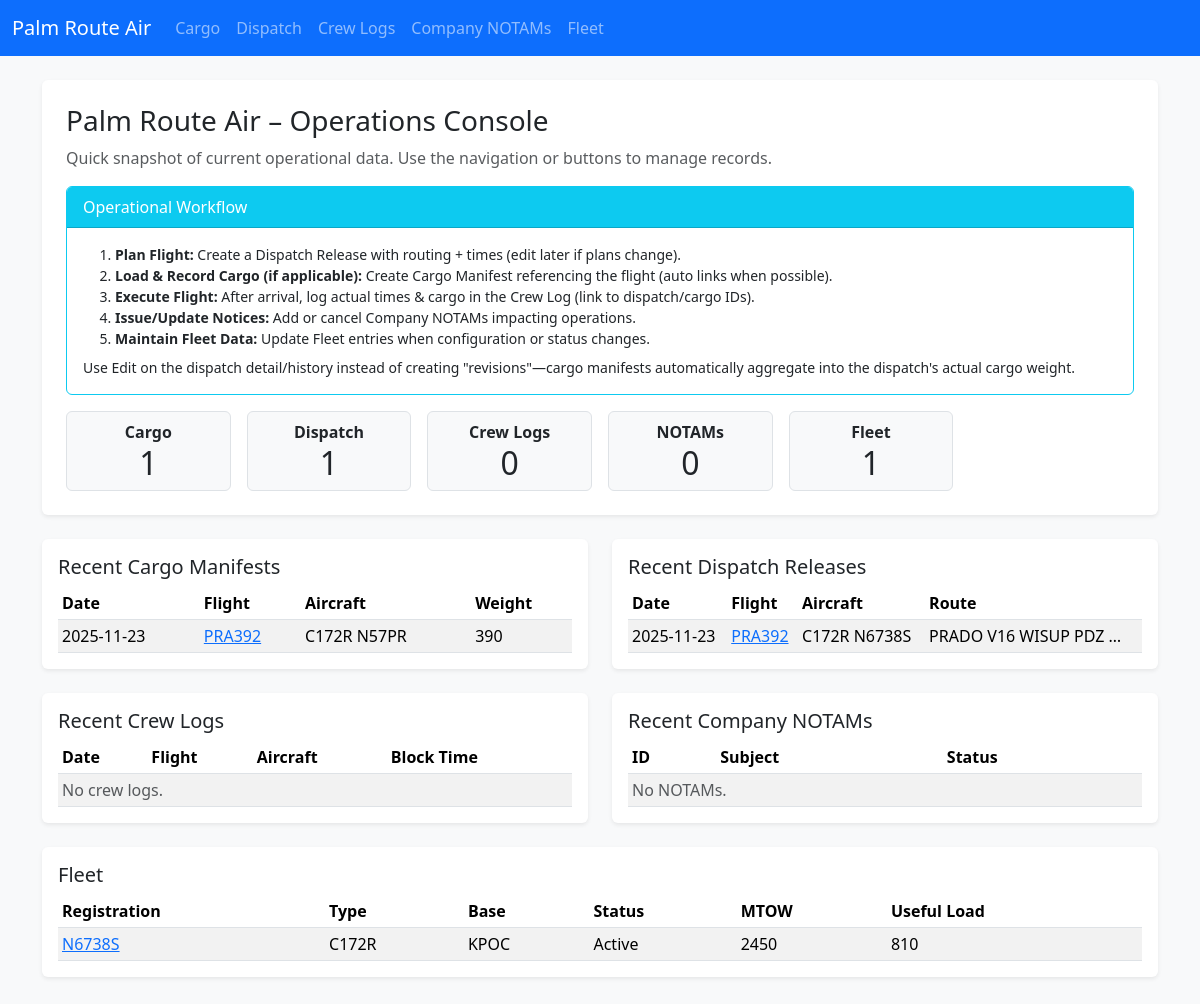
The page / on the database its author committed.
### app.py (models this page shows)
class CargoManifest(db.Model):
    id = db.Column(db.Integer, primary_key=True)
    date = db.Column(db.String(20))
    flight_id = db.Column(db.String(20))
    aircraft = db.Column(db.String(50))
    departure = db.Column(db.String(10))
    arrival = db.Column(db.String(10))
    total_weight = db.Column(db.String(20))
    pieces = db.Column(db.String(10))
    notes = db.Column(db.Text)
    dispatch_release_id = db.Column(db.Integer, db.ForeignKey('dispatch_release.id'))

class DispatchRelease(db.Model):
    id = db.Column(db.Integer, primary_key=True)
    date = db.Column(db.String(20))
    flight_id = db.Column(db.String(20))
    aircraft = db.Column(db.String(50))
    fleet_entry_id = db.Column(db.Integer, db.ForeignKey('fleet_entry.id'))
    departure = db.Column(db.String(10))
    destination = db.Column(db.String(10))
    offblocks = db.Column(db.String(10))
    arrival = db.Column(db.String(10))
    route = db.Column(db.Text)
    payload_planned = db.Column(db.String(20))  # Planned payload weight (lbs)
    fuel_planned = db.Column(db.String(20))     # Planned fuel (gal or lbs)
    cargo_plan = db.Column(db.Text)             # Summary of intended cargo items
    alt_airports = db.Column(db.Text)           # Alternate airports list
    weather_brief = db.Column(db.Text)          # Weather summary / risks
    special_notes = db.Column(db.Text)          # Special instructions / hazards
    actual_cargo_weight = db.Column(db.String(20))  # Aggregated from linked manifests
    flight_plan_raw = db.Column(db.Text)        # Raw uploaded flight plan content (SimBrief, etc.)
    flight_plan_source = db.Column(db.String(30))  # Source identifier e.g. 'simbrief'
    briefing_pdf_filename = db.Column(db.String(120))  # Stored PDF briefing filename (in ./briefings)
    cargo_manifests = db.relationship('CargoManifest', backref='dispatch_release', lazy='dynamic')
    fleet_entry = db.relationship('FleetEntry', lazy='joined')

class FleetEntry(db.Model):
    id = db.Column(db.Integer, primary_key=True)
    aircraft_type = db.Column(db.String(50))
    registration = db.Column(db.String(20))
    base = db.Column(db.String(10))
    status = db.Column(db.String(20))
    max_takeoff_weight = db.Column(db.String(20))
    useful_load = db.Column(db.String(20))
    notes = db.Column(db.Text)

### app.py (the view)
@app.route('/')
def index():
    manifests = CargoManifest.query.order_by(CargoManifest.id.desc()).limit(5).all()
    releases = DispatchRelease.query.order_by(DispatchRelease.id.desc()).limit(5).all()
    logs = CrewLog.query.order_by(CrewLog.id.desc()).limit(5).all()
    notams = CompanyNotam.query.order_by(CompanyNotam.id.desc()).limit(5).all()
    fleet_entries = FleetEntry.query.order_by(FleetEntry.id.desc()).all()
    counts = {
        'cargo_manifests': CargoManifest.query.count(),
        'dispatch_releases': DispatchRelease.query.count(),
        'crew_logs': CrewLog.query.count(),
        'company_notams': CompanyNotam.query.count(),
        'fleet_entries': FleetEntry.query.count()
    }
    return render_template('index.html', manifests=manifests, releases=releases, logs=logs, notams=notams, fleet_entries=fleet_entries, counts=counts)

### templates/index.html
{% extends 'base.html' %}
{% block content %}
<div class="mb-4 p-4 bg-white rounded shadow-sm">
  <div class="mb-2">
    <h1 class="h3 mb-0">Palm Route Air – Operations Console</h1>
  </div>
  <p class="text-muted mb-3">Quick snapshot of current operational data. Use the navigation or buttons to manage records.</p>
  {% include '_flow_help.html' %}
  <div class="row g-3">
    <div class="col-sm-6 col-md-4 col-lg-2">
      <div class="border rounded p-2 text-center bg-light">
        <div class="fw-bold">Cargo</div>
        <div class="display-6 fs-2">{{ counts.cargo_manifests }}</div>
      </div>
    </div>
    <div class="col-sm-6 col-md-4 col-lg-2">
      <div class="border rounded p-2 text-center bg-light">
        <div class="fw-bold">Dispatch</div>
        <div class="display-6 fs-2">{{ counts.dispatch_releases }}</div>
      </div>
    </div>
    <div class="col-sm-6 col-md-4 col-lg-2">
      <div class="border rounded p-2 text-center bg-light">
        <div class="fw-bold">Crew Logs</div>
        <div class="display-6 fs-2">{{ counts.crew_logs }}</div>
      </div>
    </div>
    <div class="col-sm-6 col-md-4 col-lg-2">
      <div class="border rounded p-2 text-center bg-light">
        <div class="fw-bold">NOTAMs</div>
        <div class="display-6 fs-2">{{ counts.company_notams }}</div>
      </div>
    </div>
    <div class="col-sm-6 col-md-4 col-lg-2">
      <div class="border rounded p-2 text-center bg-light">
        <div class="fw-bold">Fleet</div>
        <div class="display-6 fs-2">{{ counts.fleet_entries }}</div>
      </div>
    </div>
  </div>
</div>
<div class="row g-4">
  <div class="col-md-6">
    <div class="bg-white rounded shadow-sm p-3">
      <h2 class="h5">Recent Cargo Manifests</h2>
      <table class="table table-sm table-striped mb-0">
        <thead><tr><th>Date</th><th>Flight</th><th>Aircraft</th><th>Weight</th></tr></thead>
        <tbody>
        {% for m in manifests %}
          <tr>
            <td>{{ m.date }}</td>
            <td>{% if m.dispatch_release_id %}<a href="{{ url_for('dispatch_detail', id=m.dispatch_release_id) }}">{{ m.flight_id }}</a>{% else %}<a href="{{ url_for('cargo_detail', id=m.id) }}">{{ m.flight_id }}</a>{% endif %}</td>
            <td>{{ m.aircraft }}</td>
            <td>{{ m.total_weight }}</td>
          </tr>
        {% else %}
          <tr><td colspan="4" class="text-muted">No manifests.</td></tr>
        {% endfor %}
        </tbody>
      </table>
    </div>
  </div>
  <div class="col-md-6">
    <div class="bg-white rounded shadow-sm p-3">
      <h2 class="h5">Recent Dispatch Releases</h2>
      <table class="table table-sm table-striped mb-0">
        <thead><tr><th>Date</th><th>Flight</th><th>Aircraft</th><th>Route</th></tr></thead>
        <tbody>
        {% for d in releases %}
          <tr>
            <td>{{ d.date }}</td>
            <td><a href="{{ url_for('dispatch_detail', id=d.id) }}">{{ d.flight_id }}</a></td>
            <td>{{ d.aircraft }}</td>
            <td>{{ d.route[:20] }}{% if d.route|length > 20 %}…{% endif %}</td>
          </tr>
        {% else %}
          <tr><td colspan="4" class="text-muted">No releases.</td></tr>
        {% endfor %}
        </tbody>
      </table>
    </div>
  </div>
  <div class="col-md-6">
    <div class="bg-white rounded shadow-sm p-3">
      <h2 class="h5">Recent Crew Logs</h2>
      <table class="table table-sm table-striped mb-0">
        <thead><tr><th>Date</th><th>Flight</th><th>Aircraft</th><th>Block Time</th></tr></thead>
        <tbody>
        {% for c in logs %}
          <tr>
            <td>{{ c.date }}</td>
            <td>{% if c.dispatch_release_id %}<a href="{{ url_for('dispatch_detail', id=c.dispatch_release_id) }}">{{ c.flight_id }}</a>{% else %}<a href="{{ url_for('crew_detail', id=c.id) }}">{{ c.flight_id }}</a>{% endif %}</td>
            <td>{{ c.aircraft }}</td>
            <td>{{ c.block_time }}</td>
          </tr>
        {% else %}
          <tr><td colspan="4" class="text-muted">No crew logs.</td></tr>
        {% endfor %}
        </tbody>
      </table>
    </div>
  </div>
  <div class="col-md-6">
    <div class="bg-white rounded shadow-sm p-3">
      <h2 class="h5">Recent Company NOTAMs</h2>
      <table class="table table-sm table-striped mb-0">
        <thead><tr><th>ID</th><th>Subject</th><th>Status</th></tr></thead>
        <tbody>
        {% for n in notams %}
          <tr>
            <td>{{ n.notam_id }}</td>
            <td><a href="{{ url_for('notam_detail', id=n.id) }}">{{ n.subject }}</a></td>
            <td>{{ n.status }}</td>
          </tr>
        {% else %}
          <tr><td colspan="3" class="text-muted">No NOTAMs.</td></tr>
        {% endfor %}
        </tbody>
      </table>
    </div>
  </div>
  <div class="col-12">
    <div class="bg-white rounded shadow-sm p-3">
      <h2 class="h5">Fleet</h2>
      <table class="table table-sm table-striped mb-0">
        <thead><tr><th>Registration</th><th>Type</th><th>Base</th><th>Status</th><th>MTOW</th><th>Useful Load</th></tr></thead>
        <tbody>
        {% for f in fleet_entries %}
          <tr>
            <td><a href="{{ url_for('fleet_detail', id=f.id) }}">{{ f.registration }}</a></td>
            <td>{{ f.aircraft_type }}</td>
            <td>{{ f.base }}</td>
            <td>{{ f.status }}</td>
            <td>{{ f.max_takeoff_weight }}</td>
            <td>{{ f.useful_load }}</td>
          </tr>
        {% else %}
          <tr><td colspan="6" class="text-muted">No fleet entries.</td></tr>
        {% endfor %}
        </tbody>
      </table>
    </div>
  </div>
</div>
{% endblock %}

### templates/base.html (shortened to what this page needs)
<!doctype html>
<html lang="en">
  <head>
    <link href="https://cdn.jsdelivr.net/npm/bootstrap@5.3.3/dist/css/bootstrap.min.css" rel="stylesheet">
  </head>
  <body class="bg-light">
    <nav class="navbar navbar-expand-lg navbar-dark bg-primary mb-4">
      <div class="container-fluid">
        <a class="navbar-brand" href="{{ url_for('index') }}">Palm Route Air</a>
        <div class="collapse navbar-collapse" id="navbarNav">
          <ul class="navbar-nav">
            <li class="nav-item"><a class="nav-link" href="{{ url_for('cargo_history') }}">Cargo</a></li>
            <li class="nav-item"><a class="nav-link" href="{{ url_for('dispatch_history') }}">Dispatch</a></li>
            <li class="nav-item"><a class="nav-link" href="{{ url_for('crew_history') }}">Crew Logs</a></li>
            <li class="nav-item"><a class="nav-link" href="{{ url_for('notams_history') }}">Company NOTAMs</a></li>
            <li class="nav-item"><a class="nav-link" href="{{ url_for('fleet_history') }}">Fleet</a></li>
          </ul>
        </div>
      </div>
    </nav>
    <main class="container mb-5">
      {% block content %}{% endblock %}
    </main>
  </body>
</html>

### templates/_flow_help.html
<div class="card border-info mb-3">
  <div class="card-header bg-info text-white py-2">Operational Workflow</div>
  <div class="card-body small">
    <ol class="mb-2">
      <li><strong>Plan Flight:</strong> Create a Dispatch Release with routing + times (edit later if plans change).</li>
      <li><strong>Load & Record Cargo (if applicable):</strong> Create Cargo Manifest referencing the flight (auto links when possible).</li>
      <li><strong>Execute Flight:</strong> After arrival, log actual times & cargo in the Crew Log (link to dispatch/cargo IDs).</li>
      <li><strong>Issue/Update Notices:</strong> Add or cancel Company NOTAMs impacting operations.</li>
      <li><strong>Maintain Fleet Data:</strong> Update Fleet entries when configuration or status changes.</li>
    </ol>
    <p class="mb-0">Use Edit on the dispatch detail/history instead of creating "revisions"—cargo manifests automatically aggregate into the dispatch's actual cargo weight.</p>
  </div>
</div>

### rows shown on the page
CargoManifest: date "2025-11-23", flight_id "PRA392", aircraft "C172R N57PR", total_weight "390"
DispatchRelease: date "2025-11-23", flight_id "PRA392", aircraft "C172R N6738S", route "PRADO V16 WISUP PDZ"
FleetEntry: registration "N6738S", aircraft_type "C172R", base "KPOC", status "Active", max_takeoff_weight "2450", useful_load "810"

### other values the page prints
{{ counts.cargo_manifests }} "1"
{{ counts.dispatch_releases }} "1"
{{ counts.crew_logs }} "0"
{{ counts.company_notams }} "0"
{{ counts.fleet_entries }} "1"
